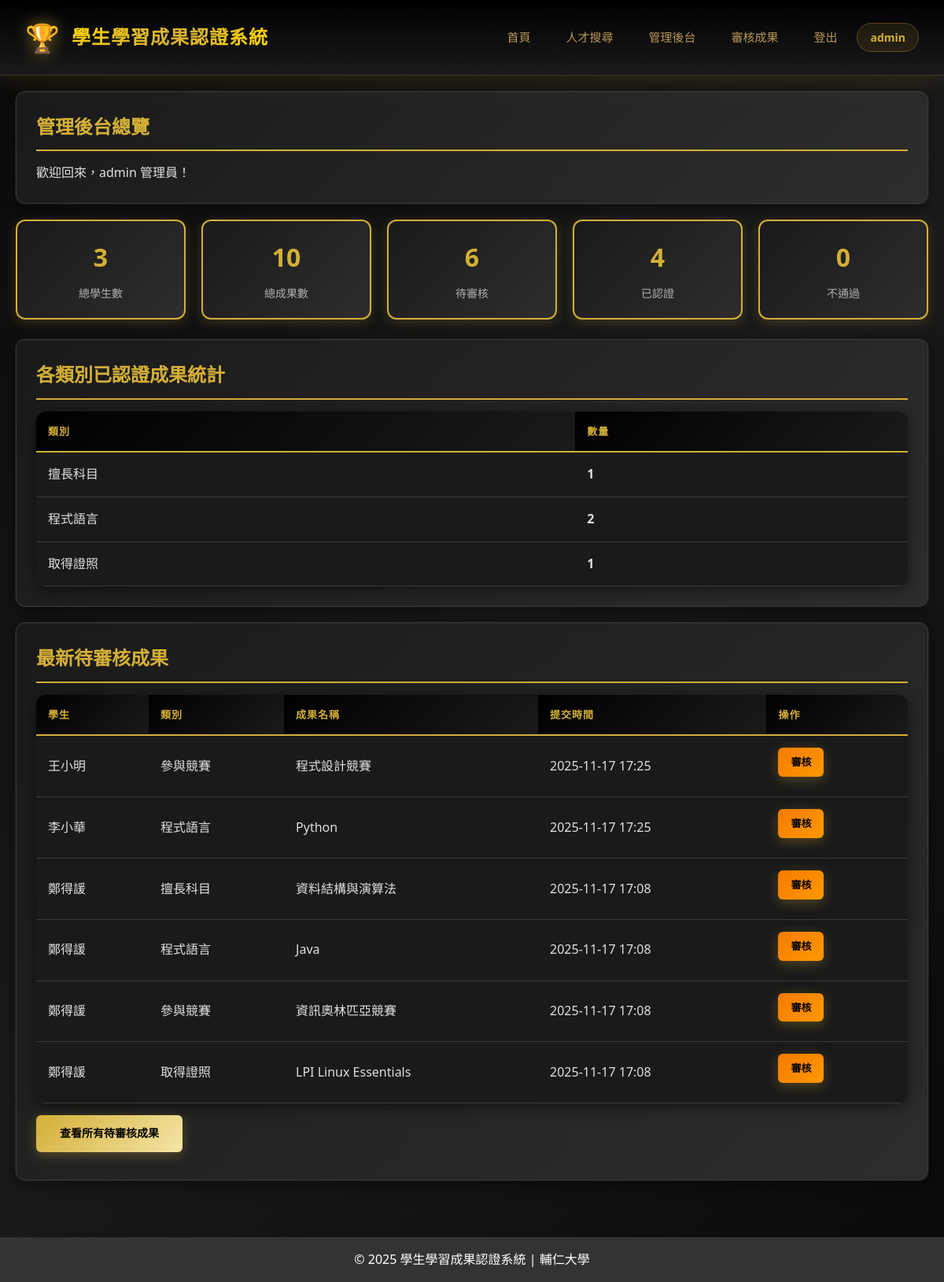
/admin_dashboard.php (signed in), run on an earlier commit of the app's database.
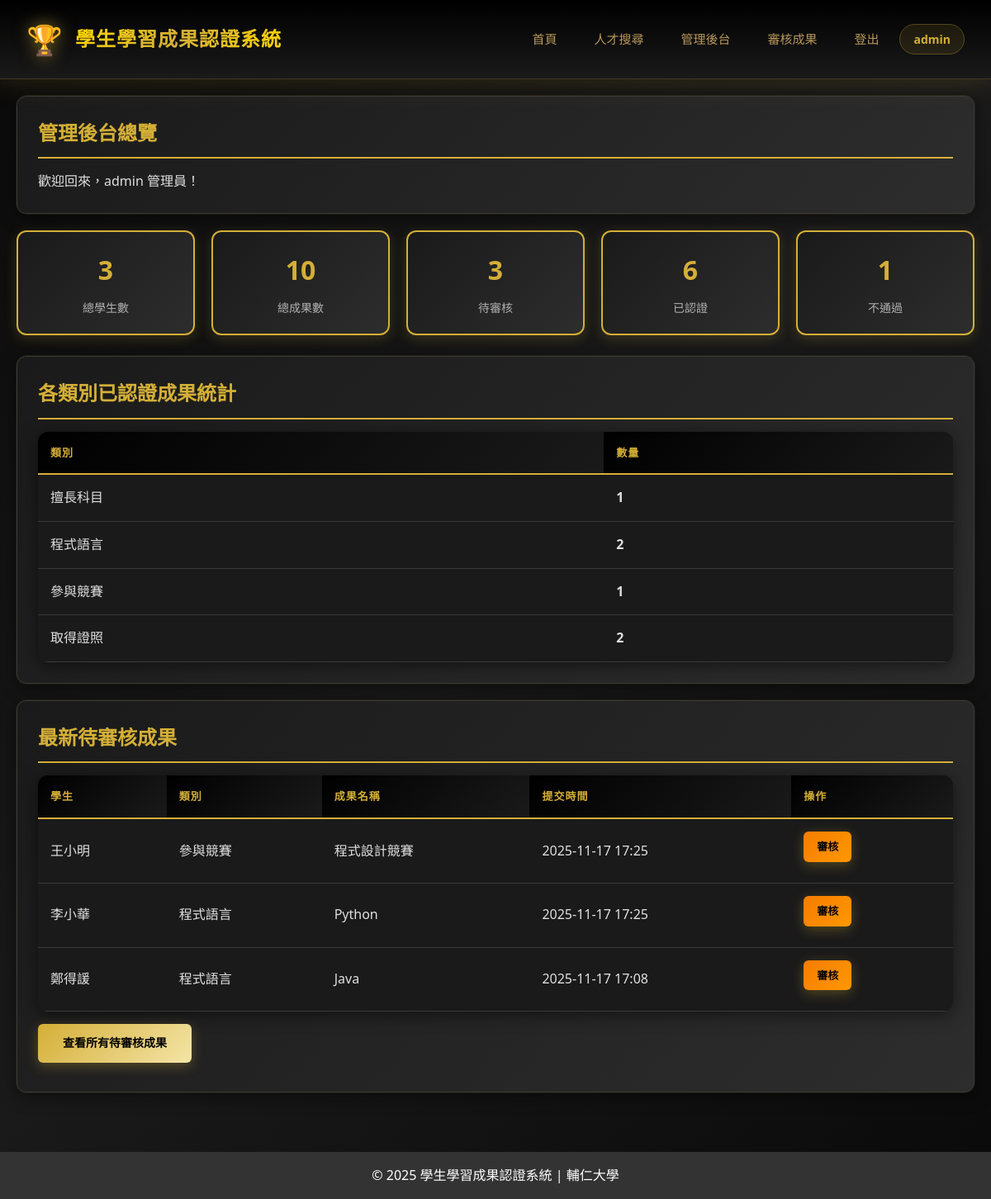
And on a later commit of the database.
### tables this page shows
CREATE TABLE `achievements` (
  `id` int(11) NOT NULL,
  `user_id` int(11) NOT NULL,
  `category` enum('subject','language','competition','certificate') NOT NULL COMMENT '擅長科目/程式語言/參與競賽/取得證照',
  `title` varchar(200) NOT NULL COMMENT '成果名稱',
  `description` text DEFAULT NULL COMMENT '成果描述',
  `status` enum('pending','approved','rejected') DEFAULT 'pending' COMMENT '待審核/已認證/不通過',
  `review_note` text DEFAULT NULL COMMENT '審核備註',
  `reviewed_by` int(11) DEFAULT NULL COMMENT '審核者ID',
  `reviewed_at` timestamp NULL DEFAULT NULL COMMENT '審核時間',
  `created_at` timestamp NULL DEFAULT current_timestamp(),
  `updated_at` timestamp NULL DEFAULT current_timestamp() ON UPDATE current_timestamp()
);

CREATE TABLE `users` (
  `id` int(11) NOT NULL,
  `username` varchar(50) NOT NULL,
  `password` varchar(255) NOT NULL,
  `email` varchar(100) NOT NULL,
  `full_name` varchar(100) NOT NULL,
  `role` enum('student','admin') DEFAULT 'student',
  `photo` varchar(255) DEFAULT NULL,
  `bio` text DEFAULT NULL,
  `created_at` timestamp NULL DEFAULT current_timestamp()
);

### admin_dashboard.php (the view, shortened to what this page needs)
<?php
require_once 'config.php';
$stats = [];
$sql = "SELECT COUNT(*) as count FROM users WHERE role = 'student'";
$stmt = $pdo->query($sql);
$stats['total_students'] = $stmt->fetch()['count'];
$sql = "SELECT COUNT(*) as count FROM achievements";
$stmt = $pdo->query($sql);
$stats['total_achievements'] = $stmt->fetch()['count'];
$sql = "SELECT COUNT(*) as count FROM achievements WHERE status = 'pending'";
$stmt = $pdo->query($sql);
$stats['pending'] = $stmt->fetch()['count'];
$sql = "SELECT COUNT(*) as count FROM achievements WHERE status = 'approved'";
$stmt = $pdo->query($sql);
$stats['approved'] = $stmt->fetch()['count'];
$sql = "SELECT COUNT(*) as count FROM achievements WHERE status = 'rejected'";
$stmt = $pdo->query($sql);
$stats['rejected'] = $stmt->fetch()['count'];
$sql = "SELECT category, COUNT(*) as count FROM achievements WHERE status = 'approved' GROUP BY category";
$stmt = $pdo->query($sql);
$category_stats = $stmt->fetchAll();
$sql = "SELECT a.*, u.full_name, u.username
        FROM achievements a
        JOIN users u ON a.user_id = u.id
        WHERE a.status = 'pending'
        ORDER BY a.created_at DESC
        LIMIT 10";
$stmt = $pdo->query($sql);
$pending_achievements = $stmt->fetchAll();
include 'header.php';
?>
<div class="card">
    <h2>管理後台總覽</h2>
    <p>歡迎回來，<?php echo htmlspecialchars($_SESSION['username']); ?> 管理員！</p>
</div>
<div class="stats-grid">
    <div class="stat-card">
        <h3><?php echo $stats['total_students']; ?></h3>
        <p>總學生數</p>
    </div>
    <div class="stat-card">
        <h3><?php echo $stats['total_achievements']; ?></h3>
        <p>總成果數</p>
    </div>
    <div class="stat-card">
        <h3><?php echo $stats['pending']; ?></h3>
        <p>待審核</p>
    </div>
    <div class="stat-card">
        <h3><?php echo $stats['approved']; ?></h3>
        <p>已認證</p>
    </div>
    <div class="stat-card">
        <h3><?php echo $stats['rejected']; ?></h3>
        <p>不通過</p>
    </div>
</div>
<?php if (!empty($category_stats)): ?>
<div class="card">
    <h2>各類別已認證成果統計</h2>
    <div class="table-container">
        <table>
            <thead>
                <tr>
                    <th>類別</th>
                    <th>數量</th>
                </tr>
            </thead>
            <tbody>
                <?php
                $categories = [
                    'subject' => '擅長科目',
                    'language' => '程式語言',
                    'competition' => '參與競賽',
                    'certificate' => '取得證照'
                ];
                foreach ($category_stats as $stat):
                ?>
                <tr>
                    <td><?php echo $categories[$stat['category']]; ?></td>
                    <td><strong><?php echo $stat['count']; ?></strong></td>
                </tr>
                <?php endforeach; ?>
            </tbody>
        </table>
    </div>
</div>
<?php endif; ?>
<?php if (!empty($pending_achievements)): ?>
<div class="card">
    <h2>最新待審核成果</h2>
    <div class="table-container">
        <table>
            <thead>
                <tr>
                    <th>學生</th>
                    <th>類別</th>
                    <th>成果名稱</th>
                    <th>提交時間</th>
                    <th>操作</th>
                </tr>
            </thead>
            <tbody>
                <?php foreach ($pending_achievements as $achievement): ?>
                <tr>
                    <td><?php echo htmlspecialchars($achievement['full_name']); ?></td>
                    <td>
                        <?php
                        $categories = [
                            'subject' => '擅長科目',
                            'language' => '程式語言',
                            'competition' => '參與競賽',
                            'certificate' => '取得證照'
                        ];
                        echo $categories[$achievement['category']];
                        ?>
                    </td>
                    <td><?php echo htmlspecialchars($achievement['title']); ?></td>
                    <td><?php echo date('Y-m-d H:i', strtotime($achievement['created_at'])); ?></td>
                    <td>
                        <a href="admin_review.php?id=<?php echo $achievement['id']; ?>" class="btn btn-small btn-warning">審核</a>
                    </td>
                </tr>
                <?php endforeach; ?>
            </tbody>
        </table>
    </div>
    <div style="margin-top: 15px;">
        <a href="admin_review.php" class="btn">查看所有待審核成果</a>
    </div>
</div>
<?php endif; ?>
<?php include 'footer.php'; ?>

What changed in the data, as far as the page shows it:
no longer on this page (row edited): achievements: user.full_name "鄭得諼", category "擅長科目", title "資料結構與演算法", created_at "2025-11-17 17:08"
no longer on this page (row edited): achievements: user.full_name "鄭得諼", category "參與競賽", title "資訊奧林匹亞競賽", created_at "2025-11-17 17:08"
no longer on this page (row edited): achievements: user.full_name "鄭得諼", category "取得證照", title "LPI Linux Essentials", created_at "2025-11-17 17:08"
Also different on the page:
$stats['pending']: "6" → "3"
$stats['approved']: "4" → "6"
$stats['rejected']: "0" → "1"
new list line: "參與競賽 1"
new list line: "取得證照 2"
list line gone: "取得證照 1"
